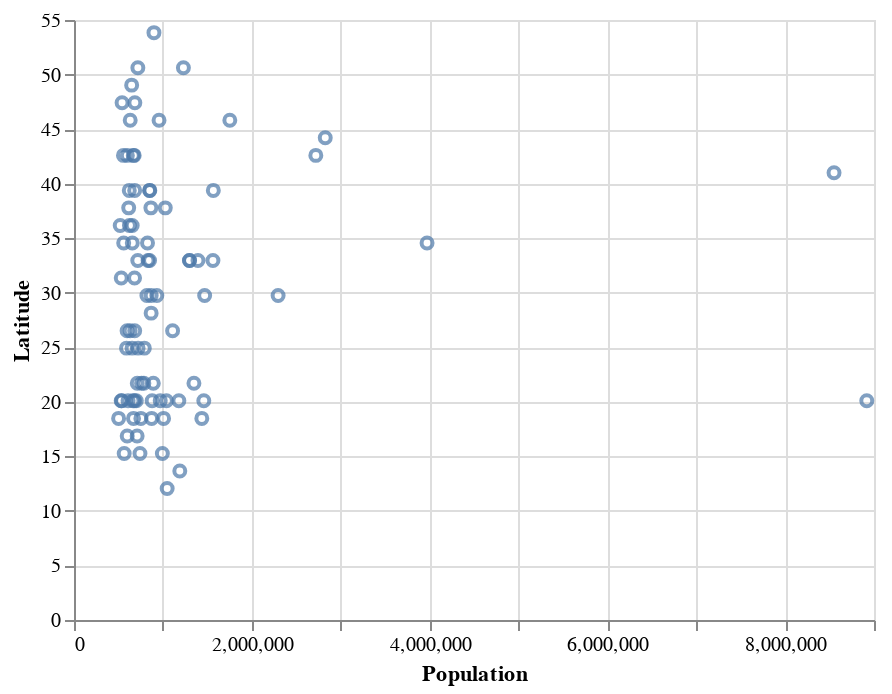

Notebook source saved alongside this figure:
### Markdown cell above
* Chart - df
* Mark - Point chart
* Encode - Population, Latitude

### Code cell
chart = (alt.Chart(df)
            .mark_point()
            .encode(y="Latitude",
                    x="Population",
                    tooltip="City"
            ))
chart

### Figure 1 — Vega-Lite specification as saved in the notebook (floating-point values rounded to 4 significant figures)
{"config": {"view": {"continuousWidth": 400, "continuousHeight": 300}}, "data": {"name": "data-740ac2fdfb220093c0a8816e02bb5016"}, "mark": "point", "encoding": {"tooltip": {"type": "nominal", "field": "City"}, "x": {"type": "quantitative", "field": "Population"}, "y": {"type": "quantitative", "field": "Latitude"}}, "$schema": "https://vega.github.io/schema/vega-lite/v4.8.1.json", "datasets": {"data-740ac2fdfb220093c0a8816e02bb5016": [{"Rank": 0, "City": "Mexico", "Country": "Mexico", "Population": 8918653, "US_or_Canada": "No", "Abbrev": "MX", "Id": 1955, "Longitude": -98.96, "Latitude": 20.09}, {"Rank": 1, "City": "New York", "Country": "United States", "Population": 8550405, "US_or_Canada": "Yes", "Abbrev": "US", "Id": 2126, "Longitude": -74.56, "Latitude": 40.99}, {"Rank": 2, "City": "Los Angeles", "Country": "United States", "Population": 3971883, "US_or_Canada": "Yes", "Abbrev": "US", "Id": 1775, "Longitude": -118.7, "Latitude": 34.56}, {"Rank": 3, "City": "Toronto", "Country": "Canada", "Population": 2826498, "US_or_Canada": "Yes", "Abbrev": "CA", "Id": 3140, "Longitude": -80.5, "Latitude": 44.2}, {"Rank": 4, "City": "Chicago", "Country": "United States", "Population": 2720546, "US_or_Canada": "Yes", "Abbrev": "US", "Id": 608, "Longitude": -87.27, "Latitude": 42.59}, {"Rank": 5, "City": "Houston", "Country": "United States", "Population": 2296224, "US_or_Canada": "Yes", "Abbrev": "US", "Id": 1211, "Longitude": -96.0, "Latitude": 29.74}, {"Rank": 7, "City": "Montreal", "Country": "Canada", "Population": 1753034, "US_or_Canada": "Yes", "Abbrev": "CA", "Id": 2005, "Longitude": -72.69, "Latitude": 45.81}, {"Rank": 9, "City": "Philadelphia", "Country": "United States", "Population": 1567442, "US_or_Canada": "Yes", "Abbrev": "US", "Id": 2379, "Longitude": -74.91, "Latitude": 39.38}, {"Rank": 10, "City": "Phoenix", "Country": "United States", "Population": 1563025, "US_or_Canada": "Yes", "Abbrev": "US", "Id": 2382, "Longitude": -112.0, "Latitude": 32.95}, {"Rank": 11, "City": "San Antonio", "Country": "United States", "Population": 1469845, "US_or_Canada": "Yes", "Abbrev": "US", "Id": 2681, "Longitude": -97.85, "Latitude": 29.74}, {"Rank": 12, "City": "Guadalajara", "Country": "Mexico", "Population": 1460148, "US_or_Canada": "No", "Abbrev": "MX", "Id": 1066, "Longitude": -104.1, "Latitude": 20.09}, {"Rank": 13, "City": "Puebla", "Country": "Mexico", "Population": 1437939, "US_or_Canada": "No", "Abbrev": "MX", "Id": 2467, "Longitude": -98.03, "Latitude": 18.48}, {"Rank": 14, "City": "San Diego", "Country": "United States", "Population": 1394928, "US_or_Canada": "Yes", "Abbrev": "US", "Id": 2687, "Longitude": -117.8, "Latitude": 32.95}, {"Rank": 16, "City": "León", "Country": "Mexico", "Population": 1349224, "US_or_Canada": "No", "Abbrev": "MX", "Id": 1722, "Longitude": -101.2, "Latitude": 21.7}, {"Rank": 17, "City": "Dallas", "Country": "United States", "Population": 1300092, "US_or_Canada": "Yes", "Abbrev": "US", "Id": 751, "Longitude": -96.7, "Latitude": 32.95}, {"Rank": 18, "City": "Tijuana", "Country": "Mexico", "Population": 1298475, "US_or_Canada": "No", "Abbrev": "MX", "Id": 3104, "Longitude": -117.8, "Latitude": 32.95}, {"Rank": 19, "City": "Calgary", "Country": "Canada", "Population": 1230915, "US_or_Canada": "Yes", "Abbrev": "CA", "Id": 512, "Longitude": -112.8, "Latitude": 50.63}, {"Rank": 20, "City": "Tegucigalpa", "Country": "Honduras", "Population": 1190230, "US_or_Canada": "No", "Abbrev": "HO", "Id": 3062, "Longitude": -86.7, "Latitude": 13.66}, {"Rank": 21, "City": "Zapopan", "Country": "Mexico", "Population": 1179681, "US_or_Canada": "No", "Abbrev": "MX", "Id": 3462, "Longitude": -104.1, "Latitude": 20.09}, {"Rank": 22, "City": "Monterrey", "Country": "Mexico", "Population": 1109171, "US_or_Canada": "No", "Abbrev": "MX", "Id": 1999, "Longitude": -100.3, "Latitude": 26.52}, {"Rank": 23, "City": "Managua", "Country": "Nicaragua", "Population": 1048134, "US_or_Canada": "No", "Abbrev": "NR", "Id": 1862, "Longitude": -85.48, "Latitude": 12.05}, {"Rank": 24, "City": "Nezahualcóyotl", "Country": "Mexico", "Population": 1039867, "US_or_Canada": "No", "Abbrev": "MX", "Id": 2136, "Longitude": -98.96, "Latitude": 20.09}, {"Rank": 25, "City": "San Jose", "Country": "United States", "Population": 1026908, "US_or_Canada": "Yes", "Abbrev": "US", "Id": 2691, "Longitude": -122.0, "Latitude": 37.78}, {"Rank": 26, "City": "Santo Domingo", "Country": "Dominican Republic", "Population": 1007997, "US_or_Canada": "No", "Abbrev": "DR", "Id": 2748, "Longitude": -69.3, "Latitude": 18.48}, {"Rank": 27, "City": "Guatemala", "Country": "Guatemala", "Population": 994078, "US_or_Canada": "No", "Abbrev": "G", "Id": 1079, "Longitude": -90.83, "Latitude": 15.27}, {"Rank": 29, "City": "Naucalpan", "Country": "Mexico", "Population": 970012, "US_or_Canada": "No", "Abbrev": "MX", "Id": 2102, "Longitude": -98.96, "Latitude": 20.09}, {"Rank": 30, "City": "Ottawa", "Country": "Canada", "Population": 956710, "US_or_Canada": "Yes", "Abbrev": "CA", "Id": 2264, "Longitude": -75.0, "Latitude": 45.81}, {"Rank": 31, "City": "Austin", "Country": "United States", "Population": 931830, "US_or_Canada": "Yes", "Abbrev": "US", "Id": 191, "Longitude": -97.85, "Latitude": 29.74}, {"Rank": 32, "City": "Edmonton", "Country": "Canada", "Population": 899447, "US_or_Canada": "Yes", "Abbrev": "CA", "Id": 869, "Longitude": -113.2, "Latitude": 53.84}, {"Rank": 33, "City": "Mérida", "Country": "Mexico", "Population": 892363, "US_or_Canada": "No", "Abbrev": "MX", "Id": 2049, "Longitude": -89.13, "Latitude": 21.7}, {"Rank": 34, "City": "Querétaro", "Country": "Mexico", "Population": 878931, "US_or_Canada": "No", "Abbrev": "MX", "Id": 2518, "Longitude": -100.7, "Latitude": 20.09}, {"Rank": 35, "City": "Toluca", "Country": "Mexico", "Population": 873536, "US_or_Canada": "No", "Abbrev": "MX", "Id": 3127, "Longitude": -99.72, "Latitude": 18.48}, {"Rank": 36, "City": "Jacksonville", "Country": "United States", "Population": 868031, "US_or_Canada": "Yes", "Abbrev": "US", "Id": 1347, "Longitude": -81.23, "Latitude": 29.74}, {"Rank": 37, "City": "Chihuahua", "Country": "Mexico", "Population": 867736, "US_or_Canada": "No", "Abbrev": "MX", "Id": 612, "Longitude": -106.4, "Latitude": 28.13}, {"Rank": 38, "City": "San Francisco", "Country": "United States", "Population": 864816, "US_or_Canada": "Yes", "Abbrev": "US", "Id": 2689, "Longitude": -122.0, "Latitude": 37.78}, {"Rank": 39, "City": "Indianapolis", "Country": "United States", "Population": 853173, "US_or_Canada": "Yes", "Abbrev": "US", "Id": 1286, "Longitude": -85.32, "Latitude": 39.38}, {"Rank": 40, "City": "Columbus", "Country": "United States", "Population": 850106, "US_or_Canada": "Yes", "Abbrev": "US", "Id": 687, "Longitude": -83.24, "Latitude": 39.38}, {"Rank": 40, "City": "Columbus", "Country": "United States", "Population": 850106, "US_or_Canada": "Yes", "Abbrev": "US", "Id": 688, "Longitude": -85.21, "Latitude": 32.95}, {"Rank": 41, "City": "Fort Worth", "Country": "United States", "Population": 833319, "US_or_Canada": "Yes", "Abbrev": "US", "Id": 948, "Longitude": -96.7, "Latitude": 32.95}, {"Rank": 42, "City": "Charlotte", "Country": "United States", "Population": 827097, "US_or_Canada": "Yes", "Abbrev": "US", "Id": 584, "Longitude": -81.73, "Latitude": 34.56}, {"Rank": 43, "City": "Hermosillo", "Country": "Mexico", "Population": 819999, "US_or_Canada": "No", "Abbrev": "MX", "Id": 1178, "Longitude": -110.8, "Latitude": 29.74}, {"Rank": 44, "City": "Saltillo", "Country": "Mexico", "Population": 791074, "US_or_Canada": "No", "Abbrev": "MX", "Id": 2669, "Longitude": -101.1, "Latitude": 24.92}, {"Rank": 45, "City": "Aguascalientes", "Country": "Mexico", "Population": 785942, "US_or_Canada": "No", "Abbrev": "MX", "Id": 39, "Longitude": -103.0, "Latitude": 21.7}, {"Rank": 47, "City": "San Luis Potosí", "Country": "Mexico", "Population": 759854, "US_or_Canada": "No", "Abbrev": "MX", "Id": 2699, "Longitude": -101.2, "Latitude": 21.7}, {"Rank": 48, "City": "Veracruz", "Country": "Mexico", "Population": 752171, "US_or_Canada": "No", "Abbrev": "MX", "Id": 3255, "Longitude": -96.34, "Latitude": 18.48}, {"Rank": 49, "City": "San Pedro Sula", "Country": "Honduras", "Population": 742118, "US_or_Canada": "No", "Abbrev": "HO", "Id": 2710, "Longitude": -87.5, "Latitude": 15.27}, {"Rank": 51, "City": "Culiacán", "Country": "Mexico", "Population": 720798, "US_or_Canada": "No", "Abbrev": "MX", "Id": 726, "Longitude": -108.2, "Latitude": 24.92}, {"Rank": 52, "City": "Winnipeg", "Country": "Canada", "Population": 718400, "US_or_Canada": "Yes", "Abbrev": "CA", "Id": 3346, "Longitude": -97.61, "Latitude": 50.63}, {"Rank": 53, "City": "Mexicali", "Country": "Mexico", "Population": 717628, "US_or_Canada": "No", "Abbrev": "MX", "Id": 1954, "Longitude": -115.8, "Latitude": 32.95}, {"Rank": 54, "City": "Cancún", "Country": "Mexico", "Population": 711682, "US_or_Canada": "No", "Abbrev": "MX", "Id": 528, "Longitude": -87.4, "Latitude": 21.7}, {"Rank": 55, "City": "Acapulco", "Country": "Mexico", "Population": 710261, "US_or_Canada": "No", "Abbrev": "MX", "Id": 19, "Longitude": -100.5, "Latitude": 16.87}, {"Rank": 56, "City": "Tlalnepantla", "Country": "Mexico", "Population": 700734, "US_or_Canada": "No", "Abbrev": "MX", "Id": 3116, "Longitude": -98.96, "Latitude": 20.09}, {"Rank": 57, "City": "Seattle", "Country": "United States", "Population": 684451, "US_or_Canada": "Yes", "Abbrev": "US", "Id": 2775, "Longitude": -122.0, "Latitude": 47.42}, {"Rank": 58, "City": "Guadalupe", "Country": "Mexico", "Population": 682880, "US_or_Canada": "No", "Abbrev": "MX", "Id": 1067, "Longitude": -100.3, "Latitude": 26.52}, {"Rank": 59, "City": "Denver", "Country": "United States", "Population": 682545, "US_or_Canada": "Yes", "Abbrev": "US", "Id": 784, "Longitude": -104.0, "Latitude": 39.38}, {"Rank": 60, "City": "El Paso", "Country": "United States", "Population": 681124, "US_or_Canada": "Yes", "Abbrev": "US", "Id": 879, "Longitude": -105.5, "Latitude": 31.35}, {"Rank": 61, "City": "Chimalhuacán", "Country": "Mexico", "Population": 679811, "US_or_Canada": "No", "Abbrev": "MX", "Id": 616, "Longitude": -98.96, "Latitude": 20.09}, {"Rank": 62, "City": "Detroit", "Country": "United States", "Population": 677116, "US_or_Canada": "Yes", "Abbrev": "US", "Id": 794, "Longitude": -82.91, "Latitude": 42.59}, {"Rank": 64, "City": "Kingston", "Country": "Jamaica", "Population": 669627, "US_or_Canada": "No", "Abbrev": "JM", "Id": 1564, "Longitude": -76.06, "Latitude": 18.48}, {"Rank": 65, "City": "Boston", "Country": "United States", "Population": 667137, "US_or_Canada": "Yes", "Abbrev": "US", "Id": 419, "Longitude": -72.0, "Latitude": 42.59}, {"Rank": 66, "City": "Tlaquepaque", "Country": "Mexico", "Population": 664193, "US_or_Canada": "No", "Abbrev": "MX", "Id": 3117, "Longitude": -104.1, "Latitude": 20.09}, {"Rank": 67, "City": "Memphis", "Country": "United States", "Population": 655770, "US_or_Canada": "Yes", "Abbrev": "US", "Id": 1941, "Longitude": -89.51, "Latitude": 34.56}, {"Rank": 68, "City": "Nashville", "Country": "United States", "Population": 654610, "US_or_Canada": "Yes", "Abbrev": "US", "Id": 2099, "Longitude": -87.51, "Latitude": 36.17}, {"Rank": 69, "City": "Torreón", "Country": "Mexico", "Population": 653150, "US_or_Canada": "No", "Abbrev": "MX", "Id": 3143, "Longitude": -102.9, "Latitude": 24.92}, {"Rank": 70, "City": "Vancouver", "Country": "Canada", "Population": 648608, "US_or_Canada": "Yes", "Abbrev": "CA", "Id": 3243, "Longitude": -122.5, "Latitude": 49.03}, {"Rank": 71, "City": "Portland", "Country": "United States", "Population": 632309, "US_or_Canada": "Yes", "Abbrev": "US", "Id": 2434, "Longitude": -123.5, "Latitude": 45.81}, {"Rank": 72, "City": "Reynosa", "Country": "Mexico", "Population": 631611, "US_or_Canada": "No", "Abbrev": "MX", "Id": 2581, "Longitude": -98.51, "Latitude": 26.52}, {"Rank": 74, "City": "Las Vegas", "Country": "United States", "Population": 623747, "US_or_Canada": "Yes", "Abbrev": "US", "Id": 1696, "Longitude": -115.4, "Latitude": 36.17}, {"Rank": 75, "City": "Baltimore", "Country": "United States", "Population": 621849, "US_or_Canada": "Yes", "Abbrev": "US", "Id": 236, "Longitude": -76.99, "Latitude": 39.38}, {"Rank": 77, "City": "Louisville", "Country": "United States", "Population": 615366, "US_or_Canada": "Yes", "Abbrev": "US", "Id": 1781, "Longitude": -85.42, "Latitude": 37.78}, {"Rank": 78, "City": "Morelia", "Country": "Mexico", "Population": 608190, "US_or_Canada": "No", "Abbrev": "MX", "Id": 2011, "Longitude": -100.7, "Latitude": 20.09}, {"Rank": 79, "City": "Milwaukee", "Country": "United States", "Population": 600155, "US_or_Canada": "Yes", "Abbrev": "US", "Id": 1967, "Longitude": -87.27, "Latitude": 42.59}, {"Rank": 80, "City": "Tuxtla Gutiérrez", "Country": "Mexico", "Population": 598710, "US_or_Canada": "No", "Abbrev": "MX", "Id": 3188, "Longitude": -93.77, "Latitude": 16.87}, {"Rank": 81, "City": "Apodaca", "Country": "Mexico", "Population": 597207, "US_or_Canada": "No", "Abbrev": "MX", "Id": 137, "Longitude": -100.3, "Latitude": 26.52}, {"Rank": 82, "City": "Durango", "Country": "Mexico", "Population": 590893, "US_or_Canada": "No", "Abbrev": "MX", "Id": 849, "Longitude": -104.6, "Latitude": 24.92}, {"Rank": 83, "City": "Villa Nueva", "Country": "Guatemala", "Population": 564686, "US_or_Canada": "No", "Abbrev": "G", "Id": 3271, "Longitude": -90.83, "Latitude": 15.27}, {"Rank": 84, "City": "Albuquerque", "Country": "United States", "Population": 559121, "US_or_Canada": "Yes", "Abbrev": "US", "Id": 64, "Longitude": -107.0, "Latitude": 34.56}, {"Rank": 85, "City": "Hamilton", "Country": "Canada", "Population": 556359, "US_or_Canada": "Yes", "Abbrev": "CA", "Id": 1140, "Longitude": -80.73, "Latitude": 42.59}, {"Rank": 86, "City": "Quebec", "Country": "Canada", "Population": 540994, "US_or_Canada": "Yes", "Abbrev": "CA", "Id": 2513, "Longitude": -72.24, "Latitude": 47.42}, {"Rank": 87, "City": "Tonalá", "Country": "Mexico", "Population": 536111, "US_or_Canada": "No", "Abbrev": "MX", "Id": 3132, "Longitude": -104.1, "Latitude": 20.09}, {"Rank": 88, "City": "Tucson", "Country": "United States", "Population": 531641, "US_or_Canada": "Yes", "Abbrev": "US", "Id": 3171, "Longitude": -111.2, "Latitude": 31.35}, {"Rank": 89, "City": "Cuautitlán Izcalli", "Country": "Mexico", "Population": 531041, "US_or_Canada": "No", "Abbrev": "MX", "Id": 719, "Longitude": -98.96, "Latitude": 20.09}, {"Rank": 93, "City": "Fresno", "Country": "United States", "Population": 520052, "US_or_Canada": "Yes", "Abbrev": "US", "Id": 960, "Longitude": -119.3, "Latitude": 36.17}, {"Rank": 94, "City": "Carrefour", "Country": "Haiti", "Population": 501768, "US_or_Canada": "No", "Abbrev": "HAT", "Id": 542, "Longitude": -72.68, "Latitude": 18.48}]}}
